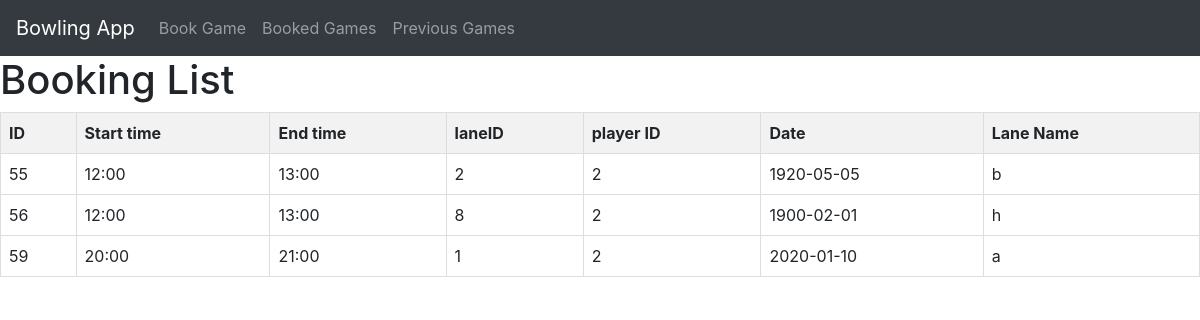
The page /booked_games (signed in) on the database its author committed.
### tables this page shows
CREATE TABLE Bookings (bookingId INTEGER PRIMARY KEY AUTOINCREMENT, startTime time, endTime time, laneID INTEGER REFERENCES BowlingLanes (laneID), playerID INTEGER REFERENCES Players (playerID), date date);

CREATE TABLE BowlingLanes (laneID INTEGER PRIMARY KEY, laneName varchar);

### app.py (the view)
@app.route("/booked_games")
def show_booked_games():
    player_ID = session["player_id"]
    return render_template("bookings.html", bookings=query_db('SELECT * FROM Bookings INNER JOIN BowlingLanes ON Bookings.LaneID = BowlingLanes.laneID  WHERE playerID = ?', [player_ID]))

### test.py (called while the page is built)
def get_db():
    db = getattr(g, '_database', None)
    if db is None:
        db = g._database = sqlite3.connect(DATABASE)
        db.row_factory = sqlite3.Row
    return db

def query_db(query, args=(), one=False, commit=False):
    try:
            if commit:
                db = get_db()
                cur = db.execute(query, args)
                db.commit()
                cur.close()
                return None
            cur = get_db().execute(query, args)
            rv = cur.fetchall()
            cur.close()
            return (rv[0] if rv else None) if one else rv
    except sqlite3.Error as e:
            print("SQLite error:", e)
            return e  # Or raise an exception if needed

### template/bookings.html (shortened to what this page needs)
<!DOCTYPE html>
<html lang="en">
<head>
    <link rel="stylesheet" href="https://maxcdn.bootstrapcdn.com/bootstrap/4.5.2/css/bootstrap.min.css">
</head>
<body>
    <nav class="navbar navbar-expand-lg navbar-dark bg-dark">
        <a class="navbar-brand" href="/logged_in">Bowling App</a>
        <div class="collapse navbar-collapse" id="navbarNav">
            <ul class="navbar-nav">
                <li class="nav-item">
                    <a class="nav-link" href="/book_game">Book Game</a>
                </li>
                <li class="nav-item">
                    <a class="nav-link" href="/booked_games">Booked Games</a>
                </li>
                <li class="nav-item">
                    <a class="nav-link" href="/previous_games">Previous Games</a>
                </li>
            </ul>
        </div>
    </nav>
    <h1>Booking List</h1>
    <table>
        <thead>
            <tr>
                <th>ID</th>
                <th>Start time</th>
                <th>End time</th>
                <th>laneID</th>
                <th>player ID</th>
                <th>Date</th>
                <th>Lane Name</th>
            </tr>
        </thead>
        <tbody>
            {% for booking in bookings %}
            <tr>
                <td>{{ booking['bookingID'] }}</td>
                <td>{{ booking['startTime'] }}</td>
                <td>{{ booking['endTime'] }}</td>
                <td>{{ booking['laneID'] }}</td>
                <td>{{ booking['playerID'] }}</td>
                <td>{{ booking['date'] }}</td>
                <td>{{ booking['laneName'] }}</td>
            </tr>
            {% endfor %}
        </tbody>
    </table>
</body>
</html>

### template/bookings.html (style rules this page uses)
table { width: 100%; border-collapse: collapse; }
th, td { border: 1px solid #ddd; padding: 8px; text-align: left; }
th { background-color: #f2f2f2; }

### rows shown on the page
Bookings: bookingID "55", startTime "12:00", endTime "13:00", laneID "2", playerID "2", date "1920-05-05", laneName "b"
Bookings: bookingID "56", startTime "12:00", endTime "13:00", laneID "8", playerID "2", date "1900-02-01", laneName "h"
Bookings: bookingID "59", startTime "20:00", endTime "21:00", laneID "1", playerID "2", date "2020-01-10", laneName "a"
